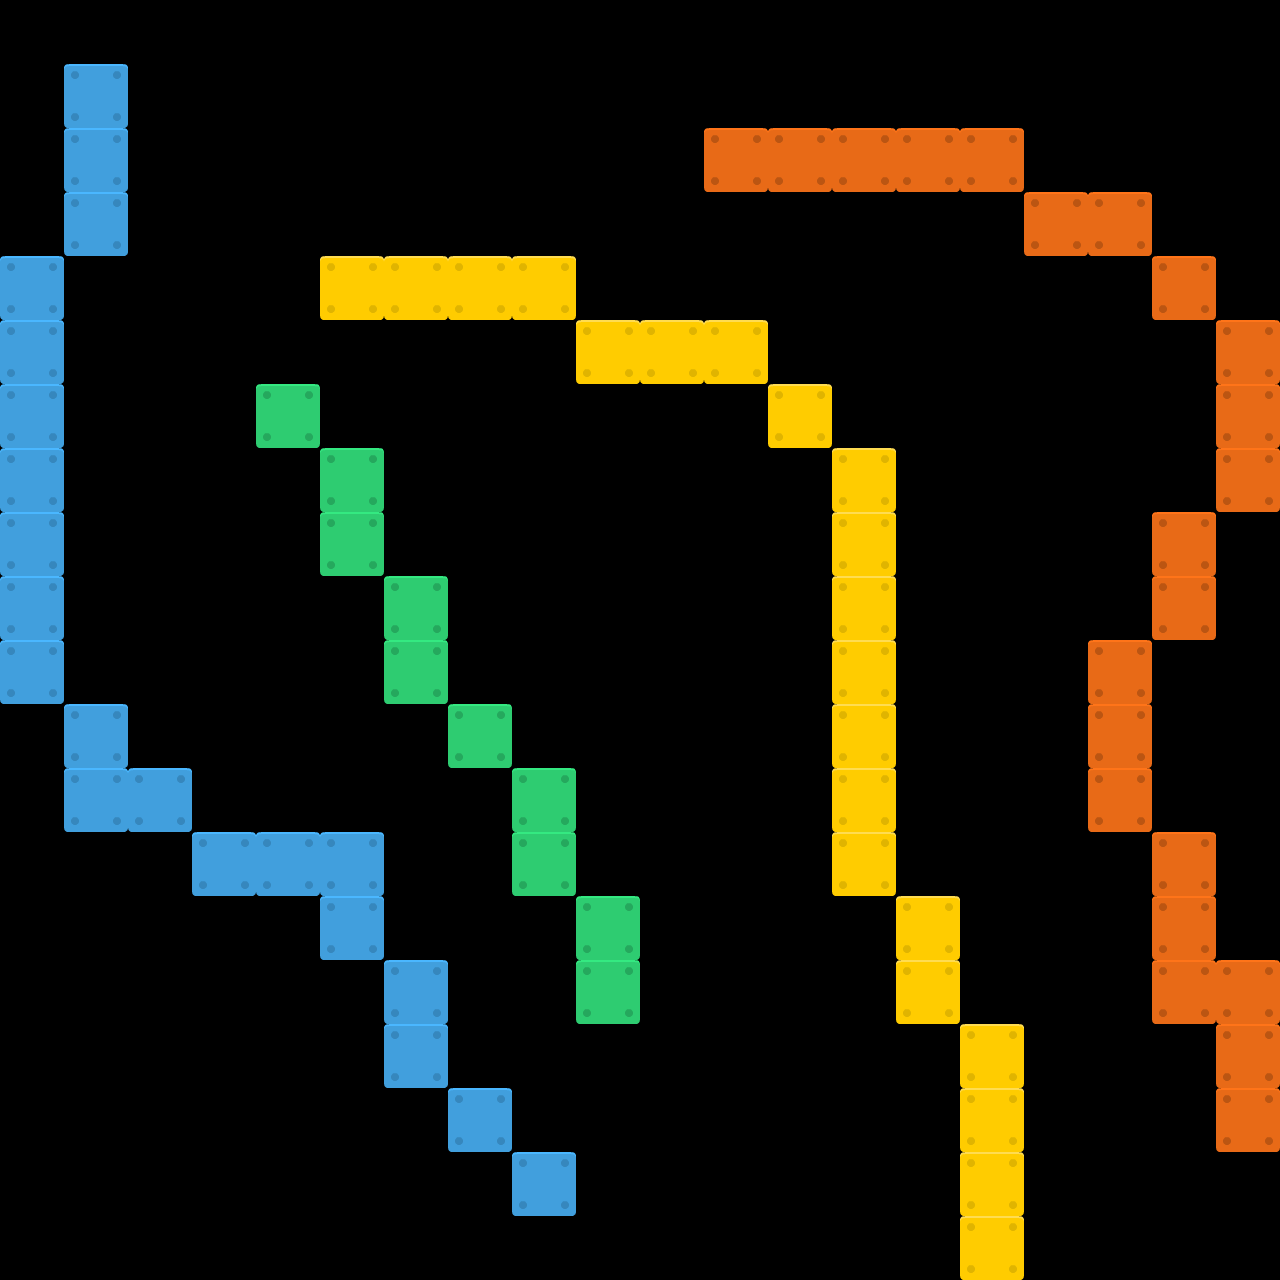

Tiled map render using the project's own tile images. Description and the map definition, with tile-layer contents summarised, below:
An orthogonal 20x20 tile map with 64x64 px tiles, 1 tile layer (Tile Layer 1).

<map version="1.4" tiledversion="1.4.2" orientation="orthogonal" renderorder="right-down" width="20" height="20" tilewidth="64" tileheight="64" infinite="0" nextlayerid="2" nextobjectid="1">
 <tileset firstgid="1" name="tileset_test" tilewidth="64" tileheight="64" tilecount="98" columns="14">
  <image source="platformPack_tilesheet.png" width="896" height="448" />
 </tileset>
 <layer id="1" name="Tile Layer 1" width="20" height="20">
  <data>[400 cells, 74 non-empty, 4 distinct tile ids]</data>
 </layer>
</map>
